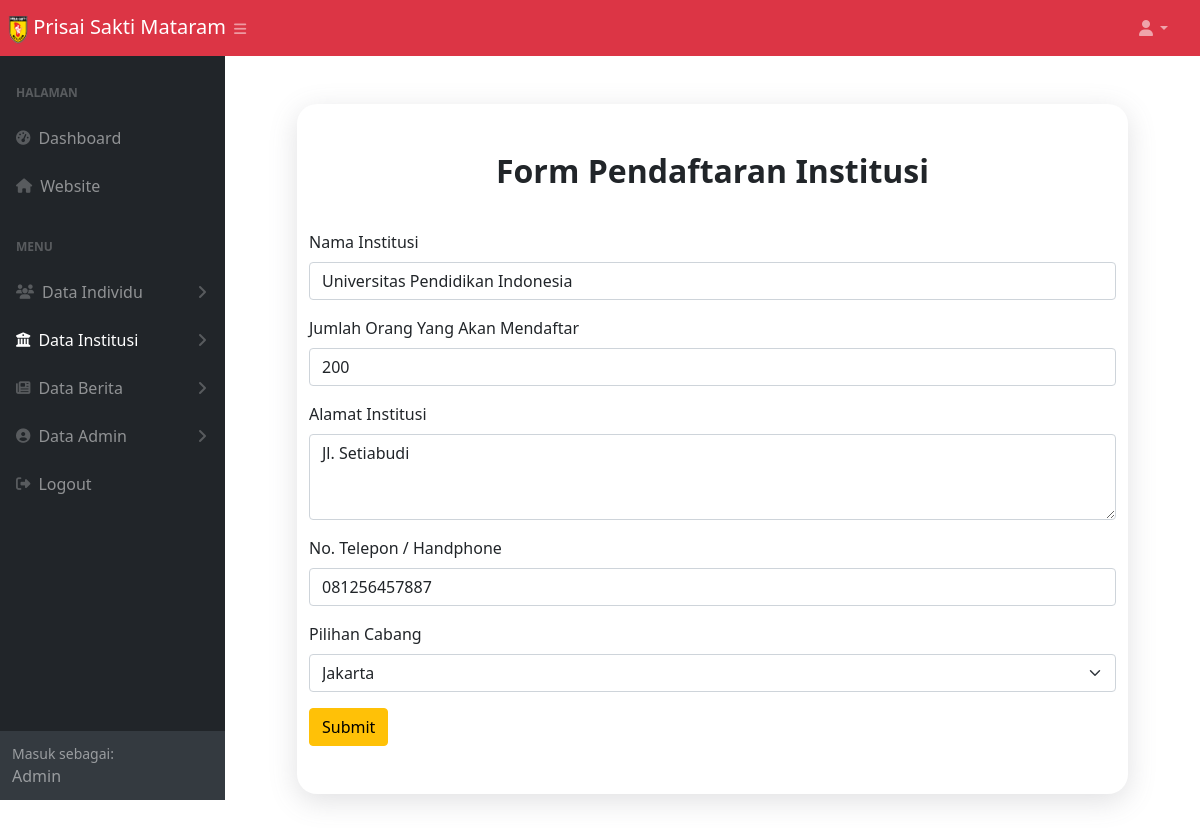
Page /ubah_data_pendaftar_institusi.php?id=1 (signed in) on the committed database.
### tables this page shows
CREATE TABLE `daftar_institusi` (
  `id` int(9) NOT NULL,
  `nama` varchar(100) NOT NULL,
  `jumlah` int(9) NOT NULL,
  `alamat` varchar(100) NOT NULL,
  `no_telp` varchar(50) NOT NULL,
  `cabang` varchar(50) NOT NULL
);

### functions.php (called while the page is built, shortened)
<?php
  $namaServer = "localhost";
  $user = "root";
  $password = "";
  $database = "psm";
  $koneksi = mysqli_connect($namaServer, $user, $password, $database) or die ("Koneksi Gagal");
  function query($query) {
    global $koneksi;
    $result = mysqli_query($koneksi, $query);
    $rows = [];
    while($row = mysqli_fetch_assoc($result)) {
      $rows[] = $row;
    }
    return $rows;
  }
?>

### ubah_data_pendaftar_institusi.php (the view, shortened to what this page needs)
<?php
$id = $_GET['id'];
$pendaftar_institusi = query("SELECT * FROM daftar_institusi WHERE id = $id")[0];
?>
<!DOCTYPE html>
<html lang="en">
<head>
  <link href="https://cdn.jsdelivr.net/npm/bootstrap@5.0.0-beta2/dist/css/bootstrap.min.css" rel="stylesheet" />
  <link rel="stylesheet" href="style.css" />
  <link rel="stylesheet" href="styles.css" />
</head>
<body class="sb-nav-fixed">
  <nav class="sb-topnav navbar navbar-expand navbar-dark bg-danger">
    <a class="navbar-brand ps-2" href="#">
      <img src="img/Logo_PSM.png" alt="" width="20" height="29" />
      Prisai Sakti Mataram
    </a>
    <button class="btn btn-link btn-sm order-1 order-lg-0 me-4 me-lg-0" id="sidebarToggle" href="#!"><i class="fas fa-bars"></i></button>
    <ul class="navbar-nav ms-auto ms-md-0 me-3 me-lg-4">
      <li class="nav-item dropdown">
        <a class="nav-link dropdown-toggle" id="navbarDropdown" href="#" role="button" data-bs-toggle="dropdown" aria-expanded="false"><i class="fas fa-user fa-fw"></i></a>
      </li>
    </ul>
  </nav>
  <div id="layoutSidenav">
    <div id="layoutSidenav_nav">
      <nav class="sb-sidenav accordion sb-sidenav-dark bg-dark" id="sidenavAccordion">
        <div class="sb-sidenav-menu">
          <div class="nav">
            <div class="sb-sidenav-menu-heading">Halaman</div>
            <a class="nav-link" href="dashboard_admin.php">
              <div class="sb-nav-link-icon"><i class="fas fa-tachometer-alt"></i></div>
              Dashboard
            </a>
            <a class="nav-link" href="index.php">
              <div class="sb-nav-link-icon"><i class="fas fa-home"></i></div>
              Website
            </a>
            <div class="sb-sidenav-menu-heading">Menu</div>
            <a class="nav-link collapsed" href="#" data-bs-toggle="collapse" data-bs-target="#collapseIndividu" aria-expanded="false" aria-controls="collapseIndividu">
              <div class="sb-nav-link-icon"><i class="fas fa-users"></i></div>
              Data Individu
              <div class="sb-sidenav-collapse-arrow"><i class="fas fa-angle-down"></i></div>
            </a>
            <a class="nav-link collapsed active" href="#" data-bs-toggle="collapse" data-bs-target="#collapseInstitusi" aria-expanded="false" aria-controls="collapseInstitusi">
              <div class="sb-nav-link-icon"><i class="fas fa-university"></i></div>
              Data Institusi
              <div class="sb-sidenav-collapse-arrow"><i class="fas fa-angle-down"></i></div>
            </a>
            <a class="nav-link collapsed" href="#" data-bs-toggle="collapse" data-bs-target="#collapseBerita" aria-expanded="false" aria-controls="collapseBerita">
              <div class="sb-nav-link-icon"><i class="fas fa-newspaper"></i></div>
              Data Berita
              <div class="sb-sidenav-collapse-arrow"><i class="fas fa-angle-down"></i></div>
            </a>
            <a class="nav-link collapsed" href="#" data-bs-toggle="collapse" data-bs-target="#collapsePages" aria-expanded="false" aria-controls="collapsePages">
              <div class="sb-nav-link-icon"><i class="fas fa-user-circle"></i></div>
              Data Admin
              <div class="sb-sidenav-collapse-arrow"><i class="fas fa-angle-down"></i></div>
            </a>
            <a class="nav-link" href="logout_admin.php">
              <div class="sb-nav-link-icon"><i class="fas fa-sign-out-alt"></i></div>
              Logout
            </a>
          </div>
        </div>
        <div class="sb-sidenav-footer">
          <div class="small">Masuk sebagai:</div>
          <?= ucwords($_SESSION['username']) ?>
        </div>
      </nav>
    </div>
    <div id="layoutSidenav_content">
      <main>
        <div class="container-fluid px-4">
          <section class="individu m-5">
            <div class="container">
              <h2 class="text-center pt-5 fw-bold">Form Pendaftaran Institusi</h2>
              <form action="" method="POST">
                <div class="mb-3 pt-4">
                  <label for="exampleInputEmail1" class="form-label">Nama Institusi</label>
                  <input type="text" name="nama" class="form-control" id="exampleInputEmail1" aria-describedby="emailHelp" value="<?= $pendaftar_institusi['nama'] ?>" required>
                </div>
                <div class="mb-3">
                  <label for="exampleInputEmail1" class="form-label">Jumlah Orang Yang Akan Mendaftar</label>
                  <input type="text" name="jumlah" class="form-control" id="exampleInputEmail1" aria-describedby="emailHelp" value="<?= $pendaftar_institusi['jumlah'] ?>" required>
                </div>
                <div class="mb-3">
                  <label for="exampleFormControlTextarea1" class="form-label">Alamat Institusi</label>
                  <textarea name="alamat" class="form-control" id="exampleFormControlTextarea1" rows="3" required><?= $pendaftar_institusi['alamat'] ?></textarea>
                </div>
                <div class="mb-3">
                  <label for="exampleInputEmail1" class="form-label">No. Telepon / Handphone</label>
                  <input type="text" name="no_telp" class="form-control" id="exampleInputEmail1" aria-describedby="emailHelp" value="<?= $pendaftar_institusi['no_telp'] ?>" required>
                </div>
                <div class="mb-3">
                  <label for="exampleInputEmail1" class="form-label">Pilihan Cabang</label>
                  <select name="cabang" class="form-select" aria-label="Default select example">
                    <option value="Jakarta" <?php if ($pendaftar_institusi['cabang'] == 'Jakarta') echo 'selected="Jakarta"' ?>>Jakarta</option>
                  </select>
                </div>
                <button type="submit" name="submit" class="btn btn-warning mb-5">Submit</button>
              </form>
            </div>
          </section>
        </div>
      </main>
    </div>
</body>
</html>

### style.css (style rules this page uses)
* { box-sizing: border-box; margin: 0; padding: 0; }
body, html { font-family: 'Nunito', sans-serif; }
.navbar-brand { color: rgba(255, 255, 255, 0.7); }
.individu, .institusi { background: white; border-radius: 20px; box-shadow: rgba(100, 100, 111, 0.2) 0px 7px 29px 0px; }

### rows in the picture
daftar_institusi: nama "Universitas Pendidikan Indonesia", jumlah "200", alamat "Jl. Setiabudi", no_telp "081256457887", cabang "Jakarta"

### other values in the picture
$_SESSION['username'] "Admin"
